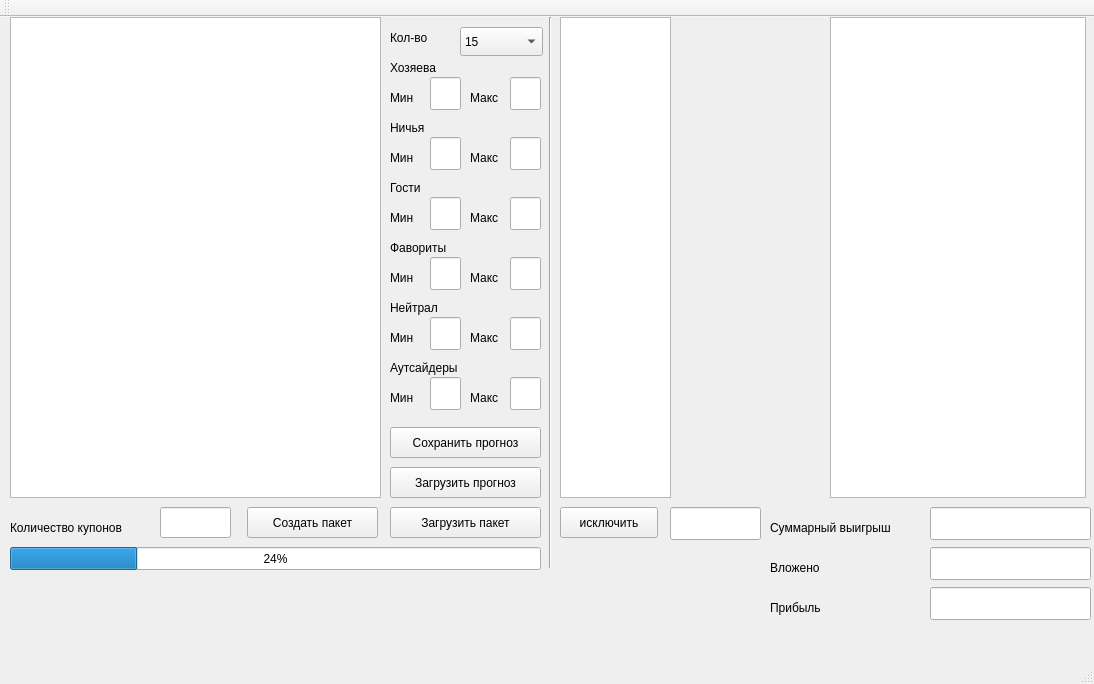
<?xml version="1.0" encoding="UTF-8"?>
<ui version="4.0">
 <class>MainWindow</class>
 <widget class="QMainWindow" name="MainWindow">
  <property name="geometry">
   <rect>
    <x>0</x>
    <y>0</y>
    <width>1094</width>
    <height>684</height>
   </rect>
  </property>
  <property name="windowTitle">
   <string>Toto Master</string>
  </property>
  <widget class="QWidget" name="centralWidget">
   <widget class="QPushButton" name="packetButton">
    <property name="geometry">
     <rect>
      <x>247</x>
      <y>490</y>
      <width>131</width>
      <height>31</height>
     </rect>
    </property>
    <property name="text">
     <string>Создать пакет</string>
    </property>
   </widget>
   <widget class="QTableView" name="predictionTableView">
    <property name="geometry">
     <rect>
      <x>10</x>
      <y>0</y>
      <width>371</width>
      <height>481</height>
     </rect>
    </property>
    <attribute name="horizontalHeaderStretchLastSection">
     <bool>true</bool>
    </attribute>
   </widget>
   <widget class="QLineEdit" name="countEdit">
    <property name="geometry">
     <rect>
      <x>160</x>
      <y>490</y>
      <width>71</width>
      <height>31</height>
     </rect>
    </property>
   </widget>
   <widget class="QLabel" name="label">
    <property name="geometry">
     <rect>
      <x>390</x>
      <y>40</y>
      <width>61</width>
      <height>21</height>
     </rect>
    </property>
    <property name="text">
     <string>Хозяева</string>
    </property>
   </widget>
   <widget class="QLabel" name="label_2">
    <property name="geometry">
     <rect>
      <x>390</x>
      <y>70</y>
      <width>41</width>
      <height>21</height>
     </rect>
    </property>
    <property name="text">
     <string>Мин</string>
    </property>
   </widget>
   <widget class="QLabel" name="label_3">
    <property name="geometry">
     <rect>
      <x>470</x>
      <y>70</y>
      <width>51</width>
      <height>21</height>
     </rect>
    </property>
    <property name="text">
     <string>Макс</string>
    </property>
   </widget>
   <widget class="QLineEdit" name="minhEdit">
    <property name="geometry">
     <rect>
      <x>430</x>
      <y>60</y>
      <width>31</width>
      <height>33</height>
     </rect>
    </property>
   </widget>
   <widget class="QLineEdit" name="maxhEdit">
    <property name="geometry">
     <rect>
      <x>510</x>
      <y>60</y>
      <width>31</width>
      <height>33</height>
     </rect>
    </property>
    <property name="text">
     <string/>
    </property>
   </widget>
   <widget class="QLineEdit" name="mindEdit">
    <property name="geometry">
     <rect>
      <x>430</x>
      <y>120</y>
      <width>31</width>
      <height>33</height>
     </rect>
    </property>
   </widget>
   <widget class="QLineEdit" name="maxdEdit">
    <property name="geometry">
     <rect>
      <x>510</x>
      <y>120</y>
      <width>31</width>
      <height>33</height>
     </rect>
    </property>
    <property name="text">
     <string/>
    </property>
   </widget>
   <widget class="QLabel" name="label_4">
    <property name="geometry">
     <rect>
      <x>390</x>
      <y>130</y>
      <width>41</width>
      <height>21</height>
     </rect>
    </property>
    <property name="text">
     <string>Мин</string>
    </property>
   </widget>
   <widget class="QLabel" name="label_5">
    <property name="geometry">
     <rect>
      <x>470</x>
      <y>130</y>
      <width>51</width>
      <height>21</height>
     </rect>
    </property>
    <property name="text">
     <string>Макс</string>
    </property>
   </widget>
   <widget class="QLabel" name="label_6">
    <property name="geometry">
     <rect>
      <x>390</x>
      <y>100</y>
      <width>61</width>
      <height>21</height>
     </rect>
    </property>
    <property name="text">
     <string>Ничья</string>
    </property>
   </widget>
   <widget class="QLineEdit" name="mingEdit">
    <property name="geometry">
     <rect>
      <x>430</x>
      <y>180</y>
      <width>31</width>
      <height>33</height>
     </rect>
    </property>
   </widget>
   <widget class="QLineEdit" name="maxgEdit">
    <property name="geometry">
     <rect>
      <x>510</x>
      <y>180</y>
      <width>31</width>
      <height>33</height>
     </rect>
    </property>
    <property name="text">
     <string/>
    </property>
   </widget>
   <widget class="QLabel" name="label_7">
    <property name="geometry">
     <rect>
      <x>390</x>
      <y>190</y>
      <width>41</width>
      <height>21</height>
     </rect>
    </property>
    <property name="text">
     <string>Мин</string>
    </property>
   </widget>
   <widget class="QLabel" name="label_8">
    <property name="geometry">
     <rect>
      <x>470</x>
      <y>190</y>
      <width>51</width>
      <height>21</height>
     </rect>
    </property>
    <property name="text">
     <string>Макс</string>
    </property>
   </widget>
   <widget class="QLabel" name="label_9">
    <property name="geometry">
     <rect>
      <x>390</x>
      <y>160</y>
      <width>61</width>
      <height>21</height>
     </rect>
    </property>
    <property name="text">
     <string>Гости</string>
    </property>
   </widget>
   <widget class="QLineEdit" name="minfEdit">
    <property name="geometry">
     <rect>
      <x>430</x>
      <y>240</y>
      <width>31</width>
      <height>33</height>
     </rect>
    </property>
   </widget>
   <widget class="QLineEdit" name="maxfEdit">
    <property name="geometry">
     <rect>
      <x>510</x>
      <y>240</y>
      <width>31</width>
      <height>33</height>
     </rect>
    </property>
    <property name="text">
     <string/>
    </property>
   </widget>
   <widget class="QLabel" name="label_10">
    <property name="geometry">
     <rect>
      <x>390</x>
      <y>250</y>
      <width>41</width>
      <height>21</height>
     </rect>
    </property>
    <property name="text">
     <string>Мин</string>
    </property>
   </widget>
   <widget class="QLabel" name="label_11">
    <property name="geometry">
     <rect>
      <x>470</x>
      <y>250</y>
      <width>51</width>
      <height>21</height>
     </rect>
    </property>
    <property name="text">
     <string>Макс</string>
    </property>
   </widget>
   <widget class="QLabel" name="label_12">
    <property name="geometry">
     <rect>
      <x>390</x>
      <y>220</y>
      <width>81</width>
      <height>21</height>
     </rect>
    </property>
    <property name="text">
     <string>Фавориты</string>
    </property>
   </widget>
   <widget class="QLineEdit" name="minnEdit">
    <property name="geometry">
     <rect>
      <x>430</x>
      <y>300</y>
      <width>31</width>
      <height>33</height>
     </rect>
    </property>
   </widget>
   <widget class="QLineEdit" name="maxnEdit">
    <property name="geometry">
     <rect>
      <x>510</x>
      <y>300</y>
      <width>31</width>
      <height>33</height>
     </rect>
    </property>
    <property name="text">
     <string/>
    </property>
   </widget>
   <widget class="QLabel" name="label_13">
    <property name="geometry">
     <rect>
      <x>390</x>
      <y>310</y>
      <width>41</width>
      <height>21</height>
     </rect>
    </property>
    <property name="text">
     <string>Мин</string>
    </property>
   </widget>
   <widget class="QLabel" name="label_14">
    <property name="geometry">
     <rect>
      <x>470</x>
      <y>310</y>
      <width>41</width>
      <height>21</height>
     </rect>
    </property>
    <property name="text">
     <string>Макс</string>
    </property>
   </widget>
   <widget class="QLabel" name="label_15">
    <property name="geometry">
     <rect>
      <x>390</x>
      <y>280</y>
      <width>71</width>
      <height>21</height>
     </rect>
    </property>
    <property name="text">
     <string>Нейтрал</string>
    </property>
   </widget>
   <widget class="QLineEdit" name="minoEdit">
    <property name="geometry">
     <rect>
      <x>430</x>
      <y>360</y>
      <width>31</width>
      <height>33</height>
     </rect>
    </property>
   </widget>
   <widget class="QLineEdit" name="maxoEdit">
    <property name="geometry">
     <rect>
      <x>510</x>
      <y>360</y>
      <width>31</width>
      <height>33</height>
     </rect>
    </property>
    <property name="text">
     <string/>
    </property>
   </widget>
   <widget class="QLabel" name="label_16">
    <property name="geometry">
     <rect>
      <x>390</x>
      <y>370</y>
      <width>41</width>
      <height>21</height>
     </rect>
    </property>
    <property name="text">
     <string>Мин</string>
    </property>
   </widget>
   <widget class="QLabel" name="label_17">
    <property name="geometry">
     <rect>
      <x>470</x>
      <y>370</y>
      <width>41</width>
      <height>21</height>
     </rect>
    </property>
    <property name="text">
     <string>Макс</string>
    </property>
   </widget>
   <widget class="QLabel" name="label_18">
    <property name="geometry">
     <rect>
      <x>390</x>
      <y>340</y>
      <width>91</width>
      <height>21</height>
     </rect>
    </property>
    <property name="text">
     <string>Аутсайдеры</string>
    </property>
   </widget>
   <widget class="QPushButton" name="savePredictionButton">
    <property name="geometry">
     <rect>
      <x>390</x>
      <y>410</y>
      <width>151</width>
      <height>31</height>
     </rect>
    </property>
    <property name="text">
     <string>Сохранить прогноз</string>
    </property>
   </widget>
   <widget class="QPushButton" name="loadPredictionButton">
    <property name="geometry">
     <rect>
      <x>390</x>
      <y>450</y>
      <width>151</width>
      <height>31</height>
     </rect>
    </property>
    <property name="text">
     <string>Загрузить прогноз</string>
    </property>
   </widget>
   <widget class="QProgressBar" name="progressBar">
    <property name="geometry">
     <rect>
      <x>10</x>
      <y>530</y>
      <width>531</width>
      <height>23</height>
     </rect>
    </property>
    <property name="value">
     <number>24</number>
    </property>
   </widget>
   <widget class="QLabel" name="label_19">
    <property name="geometry">
     <rect>
      <x>10</x>
      <y>500</y>
      <width>141</width>
      <height>21</height>
     </rect>
    </property>
    <property name="text">
     <string>Количество купонов</string>
    </property>
   </widget>
   <widget class="Line" name="line">
    <property name="geometry">
     <rect>
      <x>540</x>
      <y>0</y>
      <width>20</width>
      <height>551</height>
     </rect>
    </property>
    <property name="orientation">
     <enum>Qt::Vertical</enum>
    </property>
   </widget>
   <widget class="QTableView" name="resultTableView">
    <property name="geometry">
     <rect>
      <x>560</x>
      <y>0</y>
      <width>111</width>
      <height>481</height>
     </rect>
    </property>
    <attribute name="horizontalHeaderMinimumSectionSize">
     <number>10</number>
    </attribute>
    <attribute name="horizontalHeaderStretchLastSection">
     <bool>false</bool>
    </attribute>
   </widget>
   <widget class="QPushButton" name="loadPacketButton">
    <property name="geometry">
     <rect>
      <x>390</x>
      <y>490</y>
      <width>151</width>
      <height>31</height>
     </rect>
    </property>
    <property name="text">
     <string>Загрузить пакет</string>
    </property>
   </widget>
   <widget class="QTableView" name="calculationTableView">
    <property name="geometry">
     <rect>
      <x>830</x>
      <y>0</y>
      <width>256</width>
      <height>481</height>
     </rect>
    </property>
   </widget>
   <widget class="QLabel" name="label_21">
    <property name="geometry">
     <rect>
      <x>770</x>
      <y>500</y>
      <width>161</width>
      <height>21</height>
     </rect>
    </property>
    <property name="text">
     <string>Суммарный выигрыш</string>
    </property>
   </widget>
   <widget class="QLineEdit" name="totalWonEdit">
    <property name="geometry">
     <rect>
      <x>930</x>
      <y>490</y>
      <width>161</width>
      <height>33</height>
     </rect>
    </property>
   </widget>
   <widget class="QComboBox" name="countComboBox">
    <property name="geometry">
     <rect>
      <x>460</x>
      <y>10</y>
      <width>83</width>
      <height>29</height>
     </rect>
    </property>
    <item>
     <property name="text">
      <string>15</string>
     </property>
    </item>
    <item>
     <property name="text">
      <string>14</string>
     </property>
    </item>
   </widget>
   <widget class="QLabel" name="label_20">
    <property name="geometry">
     <rect>
      <x>390</x>
      <y>10</y>
      <width>61</width>
      <height>21</height>
     </rect>
    </property>
    <property name="text">
     <string>Кол-во</string>
    </property>
   </widget>
   <widget class="QPushButton" name="impotButton">
    <property name="geometry">
     <rect>
      <x>560</x>
      <y>490</y>
      <width>98</width>
      <height>31</height>
     </rect>
    </property>
    <property name="text">
     <string>исключить</string>
    </property>
   </widget>
   <widget class="QLineEdit" name="importCountEdit">
    <property name="geometry">
     <rect>
      <x>670</x>
      <y>490</y>
      <width>91</width>
      <height>33</height>
     </rect>
    </property>
    <property name="text">
     <string/>
    </property>
   </widget>
   <widget class="QLineEdit" name="totalSpetEdit">
    <property name="geometry">
     <rect>
      <x>930</x>
      <y>530</y>
      <width>161</width>
      <height>33</height>
     </rect>
    </property>
   </widget>
   <widget class="QLabel" name="label_22">
    <property name="geometry">
     <rect>
      <x>770</x>
      <y>540</y>
      <width>161</width>
      <height>21</height>
     </rect>
    </property>
    <property name="text">
     <string>Вложено</string>
    </property>
   </widget>
   <widget class="QLineEdit" name="totalProfitEdit">
    <property name="geometry">
     <rect>
      <x>930</x>
      <y>570</y>
      <width>161</width>
      <height>33</height>
     </rect>
    </property>
   </widget>
   <widget class="QLabel" name="label_23">
    <property name="geometry">
     <rect>
      <x>770</x>
      <y>580</y>
      <width>161</width>
      <height>21</height>
     </rect>
    </property>
    <property name="text">
     <string>Прибыль</string>
    </property>
   </widget>
  </widget>
  <widget class="QMenuBar" name="menuBar">
   <property name="geometry">
    <rect>
     <x>0</x>
     <y>0</y>
     <width>1094</width>
     <height>27</height>
    </rect>
   </property>
  </widget>
  <widget class="QToolBar" name="mainToolBar">
   <attribute name="toolBarArea">
    <enum>TopToolBarArea</enum>
   </attribute>
   <attribute name="toolBarBreak">
    <bool>false</bool>
   </attribute>
  </widget>
  <widget class="QStatusBar" name="statusBar"/>
 </widget>
 <layoutdefault spacing="6" margin="11"/>
 <tabstops>
  <tabstop>predictionTableView</tabstop>
  <tabstop>minhEdit</tabstop>
  <tabstop>maxhEdit</tabstop>
  <tabstop>mindEdit</tabstop>
  <tabstop>maxdEdit</tabstop>
  <tabstop>mingEdit</tabstop>
  <tabstop>maxgEdit</tabstop>
  <tabstop>minfEdit</tabstop>
  <tabstop>maxfEdit</tabstop>
  <tabstop>minnEdit</tabstop>
  <tabstop>maxnEdit</tabstop>
  <tabstop>minoEdit</tabstop>
  <tabstop>maxoEdit</tabstop>
  <tabstop>countEdit</tabstop>
  <tabstop>packetButton</tabstop>
  <tabstop>savePredictionButton</tabstop>
  <tabstop>loadPredictionButton</tabstop>
 </tabstops>
 <resources/>
 <connections/>
</ui>
